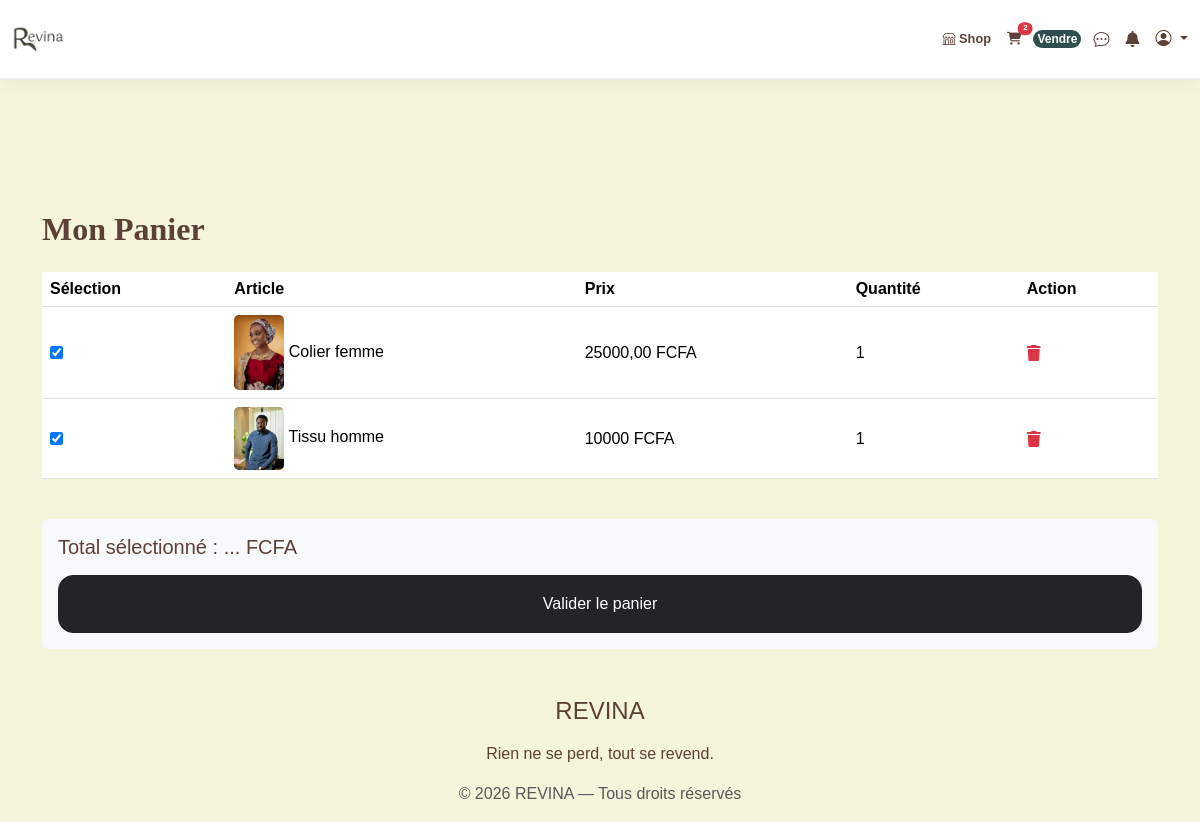
The page /cart/ (signed in) on the database its author committed.
### cart/models.py (models this page shows, shortened)
class CartItem(models.Model):
    cart = models.ForeignKey(Cart, on_delete=models.CASCADE, related_name='items')
    content_type = models.ForeignKey(ContentType, on_delete=models.CASCADE)
    object_id = models.PositiveIntegerField()
    content_object = GenericForeignKey('content_type', 'object_id')
    quantity = models.PositiveIntegerField(default=1)

### marketplace/models.py (models this page shows, shortened)
class Product(models.Model):
    CONDITION_CHOICES = [
        ('neuf', 'Neuf'),
        ('excellent', 'Excellent'),
        ('bon', 'Bon'),
    ]
    TYPE_CHOICES = [
        ('MARKETPLACE', 'Marketplace'),
        ('BOUTIQUE', 'Boutique'),
    ]
    product_type = models.CharField(
        max_length=20,
        choices=TYPE_CHOICES,
        default='MARKETPLACE'
    )
    seller = models.ForeignKey(
        settings.AUTH_USER_MODEL,
        on_delete=models.CASCADE,
        related_name='marketplace_items'
    )
    title = models.CharField(max_length=255)
    slug = models.SlugField(unique=True, null=True, blank=True)
    description = models.TextField()
    price = models.DecimalField(max_digits=10, decimal_places=2)
    category = models.ForeignKey(
        Category,
        on_delete=models.SET_NULL,
        null=True,
        related_name='products'
    )
    condition = models.CharField(max_length=50, choices=CONDITION_CHOICES)
    image = models.ImageField(upload_to='products/')
    created_at = models.DateTimeField(auto_now_add=True)
    likes = models.ManyToManyField(
        settings.AUTH_USER_MODEL,
        related_name='liked_products',
        blank=True
    )

### shop/models.py (models this page shows, shortened)
class ShopProduct(models.Model):
    CONDITION_CHOICES = [
        ('neuf', 'Neuf'),
        ('excellent', 'Excellent état'),
        ('bon', 'Bon état'),
    ]
    name = models.CharField(max_length=200)
    description = models.TextField()
    price = models.DecimalField(max_digits=10, decimal_places=0)  # Adapté pour les FCFA
    image = models.ImageField(upload_to='shop_products/')
    condition = models.CharField(
        max_length=20,
        choices=CONDITION_CHOICES,
        default='excellent'
    )
    created_at = models.DateTimeField(auto_now_add=True)

### cart/views.py (the view)
# urls.py: path('', views.cart_detail, name='cart_detail'),
@login_required
def cart_detail(request):
    cart, _ = Cart.objects.get_or_create(user=request.user)
    return render(request, 'cart/cart_detail.html', {'cart': cart})

### cart/context_processors.py (called while the page is built)
def cart_count(request):
    if request.user.is_authenticated:
        cart = Cart.objects.filter(user=request.user).first()
        count = cart.items.count() if cart else 0
        return {'cart_count': count}
    return {'cart_count': 0}

### marketplace/context_processors.py (called while the page is built)
def categories_processor(request):
    return {
        'all_categories': Category.objects.all()
    }

### notifications/context_processors.py (called while the page is built)
def unread_notifications_count(request):
    if request.user.is_authenticated:
        count = Notification.objects.filter(recipient=request.user, is_read=False).count()
        return {'unread_count': count}
    return {'unread_count': 0}

### templates/cart/cart_detail.html (shortened to what this page needs)
{% extends 'base.html' %}
{% load static %}
{% block content %}
<div class="container" style="margin-top: 120px;">
    <h2 class="fw-bold mb-4">Mon Panier</h2>
    <form method="POST" action="{% url 'cart:checkout_selected' %}">
        <div class="table-responsive d-none d-md-block">
            <table class="table align-middle">
                <thead>
                    <tr><th>Sélection</th><th>Article</th><th>Prix</th><th>Quantité</th><th>Action</th></tr>
                </thead>
                <tbody>
                    {% for item in cart.items.all %}
                    <tr>
                        <td><input type="checkbox" name="selected_items" value="{{ item.id }}" checked></td>
                        <td>
                            {% if item.content_object %}
                                {% if item.content_object.image %}
                                    <img src="{{ item.content_object.image.url }}" style="width: 50px; border-radius: 5px;">
                                {% endif %}
                                {% if item.content_object.name %}
                                    {{ item.content_object.name }}
                                {% elif item.content_object.title %}
                                    {{ item.content_object.title }}
                                {% else %}
                                    Article sans nom
                                {% endif %}
                            {% else %}
                                <span class="text-danger">Produit introuvable</span>
                            {% endif %}
                        </td>
                        <td>
                            {% if item.content_object %}
                                {{ item.content_object.price }} FCFA
                            {% endif %}
                        </td>
                        <td>{{ item.quantity }}</td>
                        <td><a href="{% url 'cart:remove_from_cart' item.id %}" class="text-danger"><i class="fas fa-trash"></i></a></td>
                    </tr>
                    {% empty %}
                    <tr><td colspan="5" class="text-center">Votre panier est vide.</td></tr>
                    {% endfor %}
                </tbody>
            </table>
        </div>
        <div class="mt-4 p-3 bg-light rounded" style="border-radius: 15px;">
            <h5>Total sélectionné : <span id="total-price">...</span> FCFA</h5>
            <button type="submit" class="btn btn-dark w-100 py-3 mt-2" style="border-radius: 15px;">
                Valider le panier
            </button>
        </div>
    </form>
</div>
{% endblock %}

### static/css/style.css (style rules this page uses)
:root { --beige: #F5F5DC; --marron-fonce: #5D4037; --vert-afrique: #2F4F4F; --brun-doux: #8D6E63; --blanc-pur: #FFFFFF; --shadow-soft: 0 10px 30px rgba(47, 79, 79, 0.08); }
body { background-color: var(--beige) !important; font-family: 'Poppins', sans-serif; color: var(--marron-fonce); margin: 0; padding-top: 90px !important; overflow-x: hidden; }
h1, h2, h3 { font-family: 'Playfair Display', serif; }

### rows shown on the page
CartItem: content_object.image (picture), content_object "Colier femme", content_object.price "25000,00", quantity "1"
CartItem: content_object.image (picture), content_object.name "Tissu homme", content_object.price "10000", quantity "1"

### other values the page prints
{{ cart_count }} "2"
